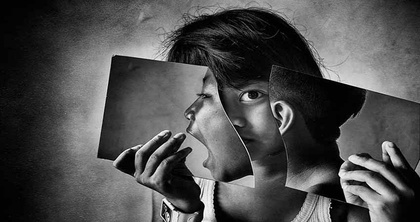
%> input picture firmware/0.jpg, 420 x 222 px, shrunk from 850 x 449 before the run
$ octave image_filter_iir_butterworth_lowpass.m   (GNU Octave 9; MATLAB toolbox functions it lacks are replaced by stand-ins)
%> lines starting %> are read from the running program, lines starting %| are printed output that depends on the picture
clear;
clc;

%% Program to demonstrate the butterworth low pass filtering
imdata =imread('0.jpg');
%> imdata is the input picture: size 222x420 uint8; min 0, max 255, mean 78
[m,n]=size(imdata);
%> m = 222; n = 420

%Set the cut-off frequency
Fc=50;

%Set the filter order
N=1;

%Determine the centre of image
p= round(m/2);
%> p = 111
q= round(n/2);
%> q = 210

%Define the filter kernel

H=zeros(m,n);
for i=1:m
    for j=1:n
        d = (i-p).^2+(j-q).^2;
        H(i,j) = 1/(1+((d/Fc/Fc).^(2*N)));
    end
end
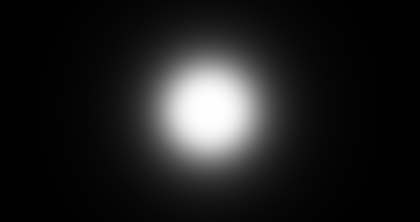
%> H: size 222x420 double; min 0.00196, max 1, mean 0.123


%Input image in frequecy domain

A_f = fftshift(fft2(imdata));

%Apply Butterworth LPF

B = A_f.*H;
C = abs(ifft2(B));
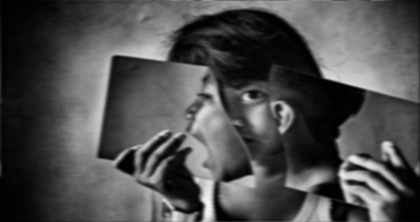
%> C: size 222x420 double; min 0.0401, max 247.6, mean 78

%Display the output  and input image

subplot(221);
imshow(imdata);
title('Origin Image');
subplot(222);
imshow(H);
title('2D view of H');
subplot(223);
surf(H);
title('3D view of H');
subplot(224)
imshow(uint8(C));
title('Filtered Image');
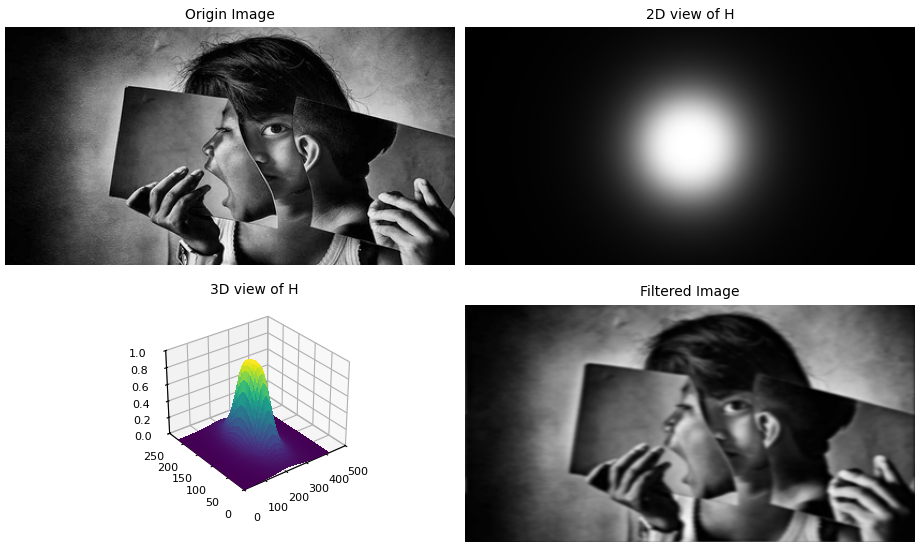
%> figure redrawn from the program's plot data, 4 panels
